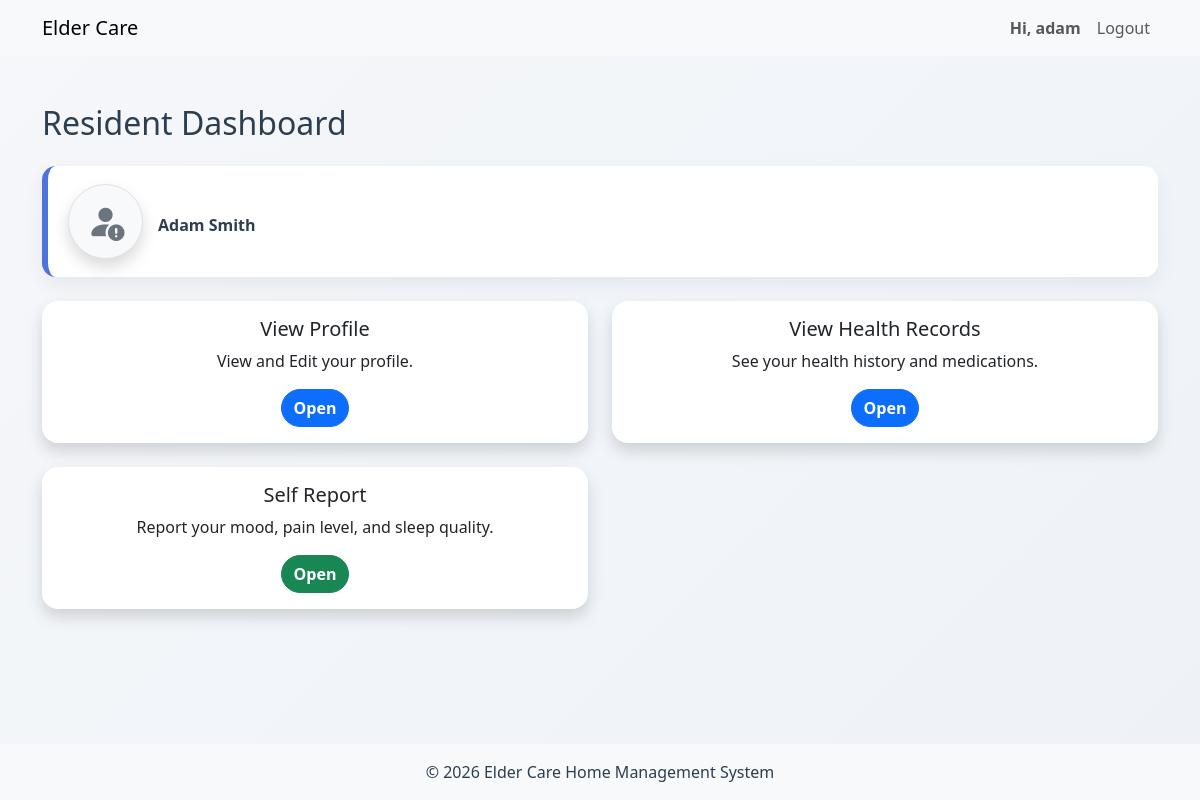
The page /residents/dashboard.php (signed in) on the database as committed earlier.
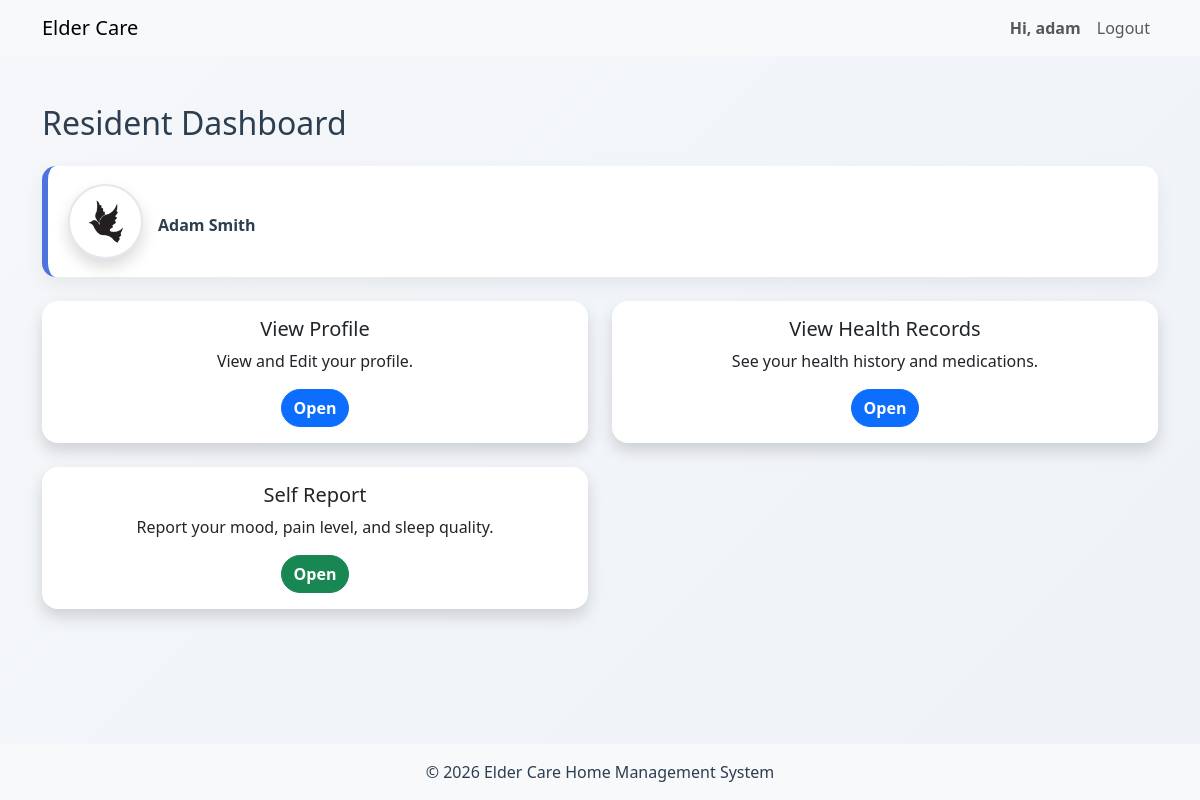
The same page on the database as committed later.
### tables this page shows
CREATE TABLE `resident` (
  `residentSIN` varchar(9) NOT NULL,
  `user_id` int(11) NOT NULL,
  `DoB` date DEFAULT NULL,
  `phone` varchar(15) DEFAULT NULL,
  `profilePhoto` text DEFAULT NULL,
  `ECname` text DEFAULT NULL,
  `ECphone` varchar(15) DEFAULT NULL,
  `ECemail` text DEFAULT NULL,
  `fname` varchar(50) DEFAULT NULL,
  `lname` varchar(50) DEFAULT NULL
);

### residents/dashboard.php (the view, shortened to what this page needs)
<?php
include '../includes/header.php';
require_once '../includes/db_connection.php';
$user_id = $_SESSION['user_id'];
$stmt = $conn->prepare("SELECT fname, lname, profilePhoto FROM resident WHERE user_id=?");
$stmt->execute([$user_id]);
$resident = $stmt->fetch();
?>
<div class="resident-dashboard container mt-5">
    <h2 class="mb-4">Resident Dashboard</h2>
    <div class="text-center mb-4">
        <?php if(!empty($resident['profilePhoto']) && file_exists("../uploads/residents/".$resident['profilePhoto'])): ?>
            <img src="../uploads/residents/<?= htmlspecialchars($resident['profilePhoto']) ?>"
                 alt="Profile Photo" class="rounded-circle shadow" style="width:150px;height:150px;object-fit:cover;">
        <?php else: ?>
            <div class="rounded-circle bg-light border shadow d-inline-flex justify-content-center align-items-center"
                 style="width:150px;height:150px;">
                <i class="bi bi-person-fill-exclamation" style="font-size:80px;color:#6c757d;"></i>
            </div>
        <?php endif; ?>
        <h4 class="mt-2"><?= htmlspecialchars($resident['fname'] . ' ' . $resident['lname']) ?></h4>
    </div>
    <div class="row">
        <div class="col-md-6 mb-4">
            <div class="card shadow h-100">
                <div class="card-body text-center">
                    <h5 class="card-title">View Profile</h5>
                    <p class="card-text">View and Edit your profile.</p>
                    <a href="profile.php" class="btn btn-primary">Open</a>
                </div>
            </div>
        </div>
        <div class="col-md-6 mb-4">
            <div class="card shadow h-100">
                <div class="card-body text-center">
                    <h5 class="card-title">View Health Records</h5>
                    <p class="card-text">See your health history and medications.</p>
                    <a href="view_health.php" class="btn btn-primary">Open</a>
                </div>
            </div>
        </div>
        <div class="col-md-6 mb-4">
            <div class="card shadow h-100">
                <div class="card-body text-center">
                    <h5 class="card-title">Self Report</h5>
                    <p class="card-text">Report your mood, pain level, and sleep quality.</p>
                    <a href="self_report.php" class="btn btn-success">Open</a>
                </div>
            </div>
        </div>
    </div>
</div>
<?php include '../includes/footer.php'; ?>

Rows that differ between the two databases and show on the page:
changed resident "Adam Smith": profilePhoto: picture added
